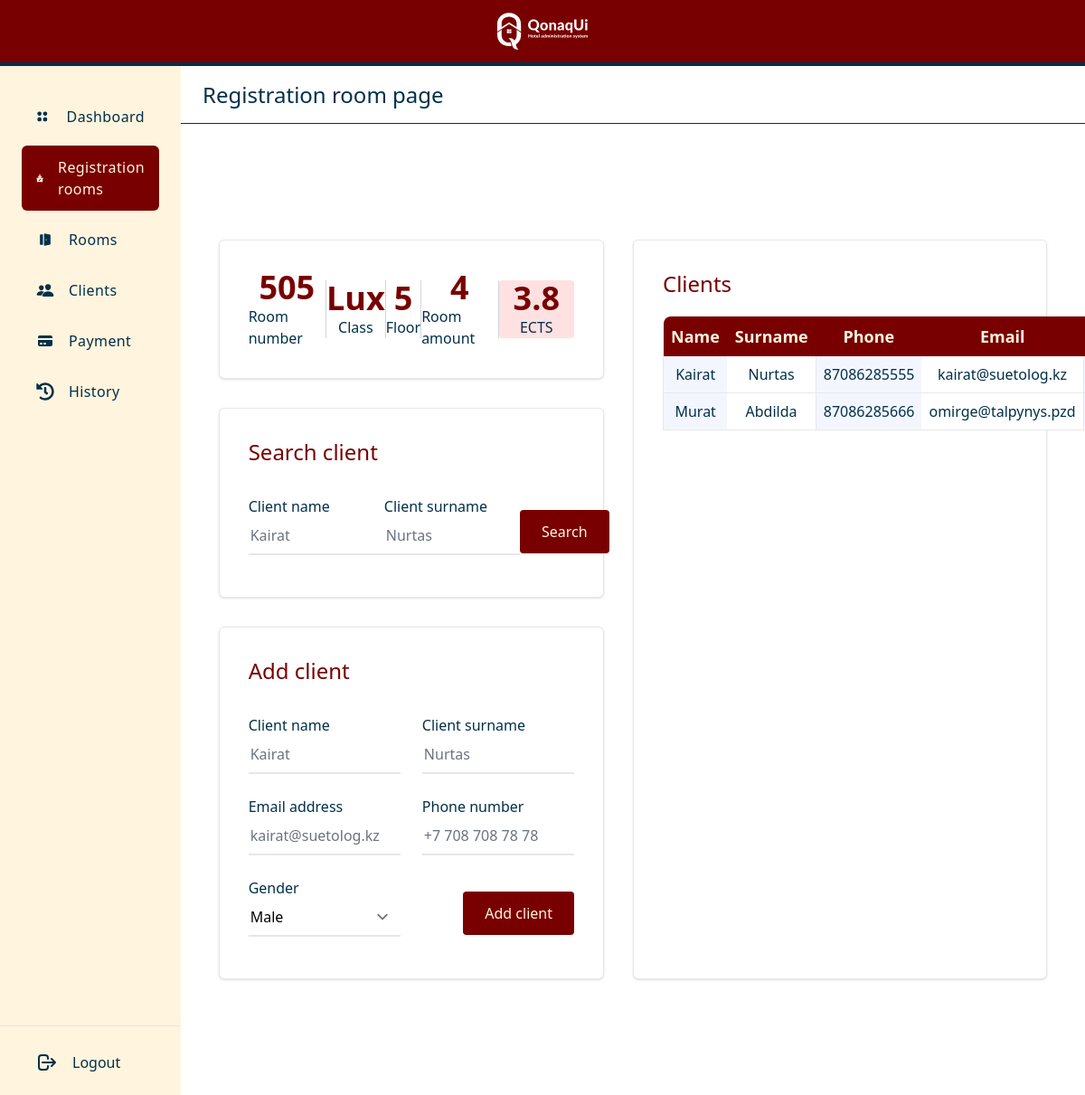
The app's page /registration/room/14 (signed in), older data.
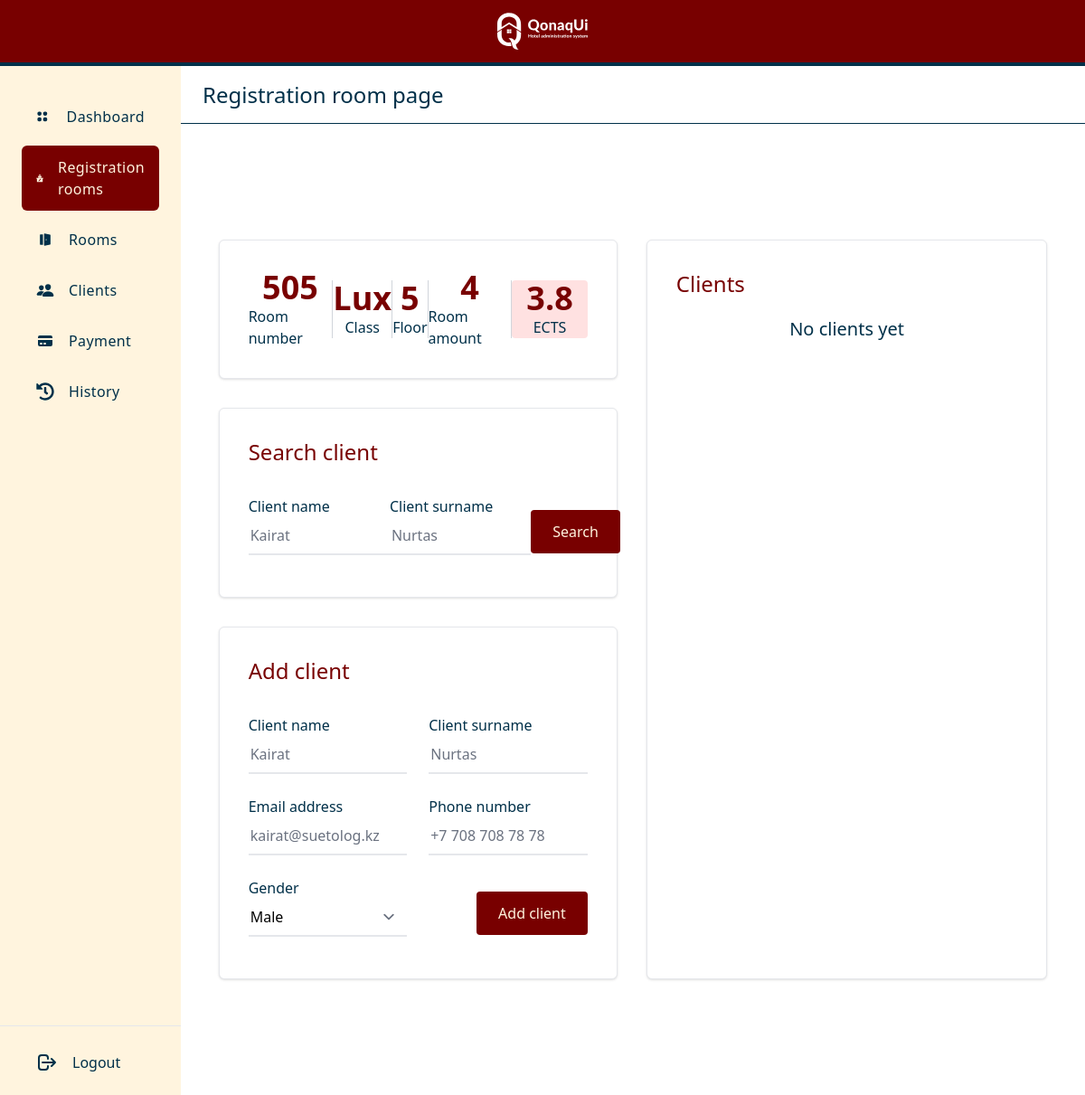
The same page, newer data.
### main/models.py (models this page shows, shortened)
class Client(models.Model):
    first_name = models.CharField(max_length=50)
    last_name = models.CharField(max_length=50)
    phone = models.CharField(max_length=20)
    email = models.CharField(max_length=50)
    genders = [('Male', 'Male'),
               ('Female', 'Female')]
    gender = models.CharField(choices=genders, max_length=10)
    room = models.ForeignKey(Room, on_delete=models.SET_NULL, blank=True, null=True)
    registration = models.ForeignKey(Registeration, on_delete=models.SET_NULL, blank=True, null=True)

### main/views.py (the view, shortened to what this page needs)
# urls.py: path('registration/room/<int:pk>', registration_room, name='registration_room'),
def registration_room(request, pk):
    if request.user.is_authenticated:
        room = Room.objects.get(pk=pk)
        clients = Client.objects.filter(room=pk)
        search_clients = 0
        context = {
            'room': room,
            'clients': clients,
            'search_clients': search_clients
        }
        return render(request, 'main/reg_room.html', context=context)
    else:
        return HttpResponseRedirect('/')

### main/context_processors.py (called while the page is built)
def message_processor(request):
    url_name = resolve(request.path_info).url_name
    if url_name == 'dashboard':
        num = 1
    elif url_name == 'registration':
        num = 2
    elif url_name == 'registration_room':
        num = 2
    elif url_name == 'rooms':
        num = 3
    elif url_name == 'room_page':
        num = 3
    elif url_name == 'clients':
        num = 4
    elif url_name == 'payment':
        num = 5
    elif url_name == 'history':
        num = 6
    else:
        num = 0
    return {
        'page_num' : num
    }

### main/models.py (called while the page is built)
    def __str__(self):
        return self.class_name

### main/templates/main/reg_room.html (shortened to what the changed rows need)
{% extends 'main/base.html' %}
{% block body %}
    <div class="w-10/12">
        <div class="w-11/12  my-32 mx-auto">
            <div class="flex justify-between items-">
                <div class="ml-4 w-3/6 px-8 py-8  rounded-md border border-gray-200 bg-white shadow">
                    <div class="mt-5 w-full">
                        {% if clients.first %}
                        <table class="table-auto w-full">
                           <thead>
                              <tr class="bg-kyzyl-900 text-center text-bezh">
                                <th class="rounded-tl-lg text-lg py-2 px-2 text-bezh  border-l border-transparent">
                                    Name
                                 </th>
                                 <th class="text-lg py-2 px-2 border-l border-transparent">
                                    Surname
                                 </th>
                                 <th class="text-lg py-2 px-2 border-l border-transparent">
                                    Phone
                                 </th>
                                 <th class="text-lg py-2 px-2 border-l border-transparent">
                                    Email
                                 </th>
                           </thead>
                           <tbody>
                                {% for client in clients %}
                                <tr>
                                 <td class="text-center text-kok-900 font-medium text-base py-2 px-2 bg-[#F3F6FF] border-b border-l border-[#E8E8E8]">
                                    {{ client.first_name }}
                                 </td>
                                 <td class="text-center text-kok-900 font-medium text-base py-2 px-2 bg-white border-b border-[#E8E8E8]">
                                    {{ client.last_name }}
                                 </td>
                                 <td class="text-center text-kok-900 font-medium text-base py-2 px-2 bg-[#F3F6FF] border-b border-l border-[#E8E8E8]">
                                    {{ client.phone }}
                                 </td>
                                 <td class="text-center text-kok-900 font-medium text-base py-2 px-2 bg-white border-b border-[#E8E8E8]">
                                    {{ client.email }}
                                 </td>
                              </tr>
                                {% endfor %}
                           </tbody>
                        </table>
                        {% else %}
                        <p class="text-center text-kok-900 text-xl">No clients yet</p>
                        {% endif %}
                     </div>
                </div>
            </div>
        </div>
    </div>
{% endblock %}

Row changes from the older to the newer data that the page shows:
no longer on this page (row edited): Client: first_name "Kairat", last_name "Nurtas", phone "87086285555", email "kairat@suetolog.kz"
no longer on this page (row edited): Client: first_name "Murat", last_name "Abdilda", phone "87086285666", email "omirge@talpynys.pzd"
Text that changed along with them:
text no longer shown: "Name Surname Phone Email"
text now shown: "No clients yet"
